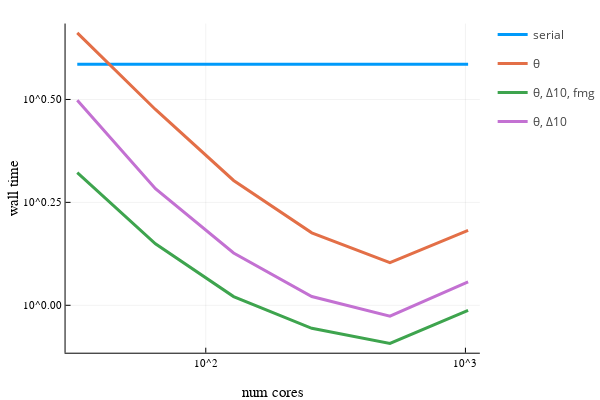

Here is the notebook cell this chart was saved with:
### Code cell
ncores = [32, 64, 128, 256, 512, 1024]
ranks = [10]
ml = 3
cf = 16
tol = 2e-6

function readΔ(rank, nc) return parseTiming("ks_Delta$(rank)_nc$(nc)_cf$(cf)_ml$(ml)", tol) end
readθ = nc -> parseTiming("ks_nc$(nc)_cf$(cf)_ml$(ml)", tol)
readfmg = nc -> parseTiming("ks_Delta10_fmg_nc$(nc)_cf$(cf)_ml$(ml)", tol)
# function readΔ(rank, nc) return parseTiming("ks_Delta$(rank)_nc$(nc)_cf$(cf)_ml$(ml)") end
# readθ = nc -> parseTiming("ks_nc$(nc)_cf$(cf)_ml$(ml)")
# readfmg = nc -> parseTiming("ks_Delta10_fmg_nc$(nc)_cf$(cf)_ml$(ml)")

# serial timing
tser = parseTiming("ks_ml1")
pl = plot(ncores, x->tser, linewidth=3, label="serial", xaxis=("num cores", :log), yaxis=("wall time", :log))

# θ timing
# tθ = zeros(length(ncores))
# for i in 1:length(ncores)
#     tθ[i] = parseTiming("ks_nc$(ncores[i])_cf$(cf)_ml$(ml)")
# end
itersθ = parseIters("ks_nc$(ncores[1])_cf16_ml$(ml)")
tθ = readθ.(ncores)
println("θ iters: $(itersθ)")
println("θ speedup: $(tser/minimum(tθ)) @ $(ncores[argmin(tθ)])")
plot!(pl, ncores, tθ, linewidth=3, label="θ")

itersfmg = parseIters("ks_Delta10_fmg_nc$(ncores[1])_cf16_ml$(ml)")
tfmg = readfmg.(ncores)
println("fmg iters: $(itersfmg)")
println("fmg speedup: $(tser/minimum(tfmg)) @ $(ncores[argmin(tfmg)])")
plot!(pl, ncores, tfmg, linewidth=3, label="θ, Δ10, fmg")

# Δ timings
for rank in ranks
    tΔ = zeros(length(ncores)) 
    itersΔ = parseIters("ks_Delta$(rank)_nc$(ncores[1])_cf$(cf)_ml$(ml)")
    for i in 1:length(ncores)
        tΔ[i] = readΔ(rank, ncores[i])
    end
    println("Δ$(rank) iters: $(itersΔ)")
    println("Δ$(rank) speedup: $(tser/minimum(tΔ)) @ $(ncores[argmin(tΔ)])")
    plot!(pl, ncores, tΔ, linewidth=3, label="θ, Δ$(rank)")
end
savefig(pl, "scaling_cf$(cf)_ml$(ml).png")
plot!()

# println("fmg iters: $(itersfmg)")
# println("fmg speedup: $(tser/minimum(tfmg)) @ $(ncores[argmin(tfmg)])")

### Figure 1 — Plotly figure (JSON) as saved in the notebook; plotly's stock layout.template omitted (floating-point values rounded to 4 significant figures)
{"data": [{"colorbar": {"title": ""}, "legendgroup": "serial", "line": {"color": "rgba(0, 154, 250, 1.000)", "dash": "solid", "shape": "linear", "width": 3}, "mode": "lines", "name": "serial", "showlegend": true, "type": "scatter", "x": [32, 64, 128, 256, 512, 1024], "xaxis": "x", "y": [3.85, 3.85, 3.85, 3.85, 3.85, 3.85], "yaxis": "y", "zmax": null, "zmin": null}, {"colorbar": {"title": ""}, "legendgroup": "θ", "line": {"color": "rgba(227, 111, 71, 1.000)", "dash": "solid", "shape": "linear", "width": 3}, "mode": "lines", "name": "θ", "showlegend": true, "type": "scatter", "x": [32, 64, 128, 256, 512, 1024], "xaxis": "x", "y": [4.59, 2.99, 2.01, 1.5, 1.27, 1.52], "yaxis": "y", "zmax": null, "zmin": null}, {"colorbar": {"title": ""}, "legendgroup": "θ, Δ10, fmg", "line": {"color": "rgba(62, 164, 78, 1.000)", "dash": "solid", "shape": "linear", "width": 3}, "mode": "lines", "name": "θ, Δ10, fmg", "showlegend": true, "type": "scatter", "x": [32, 64, 128, 256, 512, 1024], "xaxis": "x", "y": [2.1, 1.41, 1.05, 0.879, 0.808, 0.972], "yaxis": "y", "zmax": null, "zmin": null}, {"colorbar": {"title": ""}, "legendgroup": "θ, Δ10", "line": {"color": "rgba(195, 113, 210, 1.000)", "dash": "solid", "shape": "linear", "width": 3}, "mode": "lines", "name": "θ, Δ10", "showlegend": true, "type": "scatter", "x": [32, 64, 128, 256, 512, 1024], "xaxis": "x", "y": [3.15, 1.92, 1.34, 1.05, 0.941, 1.14], "yaxis": "y", "zmax": null, "zmin": null}], "layout": {"annotations": [], "height": 400, "legend_position": {"bgcolor": "rgba(255, 255, 255, 1.000)", "bordercolor": "rgba(0, 0, 0, 1.000)", "borderwidth": 1, "font": {"color": "rgba(0, 0, 0, 1.000)", "family": "sans-serif", "size": 11}, "title": {"font": {"color": "rgba(0, 0, 0, 1.000)", "family": "sans-serif", "size": 15}, "text": ""}, "tracegroupgap": 0, "traceorder": "normal", "x": 1, "xanchor": "auto", "y": 1, "yanchor": "auto"}, "margin": {"b": 20, "l": 0, "r": 0, "t": 20}, "paper_bgcolor": "rgba(255, 255, 255, 1.000)", "plot_bgcolor": "rgba(255, 255, 255, 1.000)", "showlegend": true, "width": 600, "xaxis": {"anchor": "y", "domain": [0.1357, 0.9934], "gridcolor": "rgba(0, 0, 0, 0.100)", "gridwidth": 0.5, "linecolor": "rgba(0, 0, 0, 1.000)", "mirror": false, "range": [1.46, 3.055], "showgrid": true, "showline": true, "showticklabels": true, "tickangle": 0, "tickcolor": "rgb(0, 0, 0)", "tickfont": {"color": "rgba(0, 0, 0, 1.000)", "family": "sans-serif", "size": 11}, "tickmode": "array", "ticks": "inside", "ticktext": ["10^2", "10^3"], "tickvals": [100, 1000], "title": "num cores", "titlefont": {"color": "rgba(0, 0, 0, 1.000)", "family": "sans-serif", "size": 15}, "type": "log", "visible": true, "zeroline": false, "zerolinecolor": "rgba(0, 0, 0, 1.000)"}, "yaxis": {"anchor": "x", "domain": [0.07581, 0.9902], "gridcolor": "rgba(0, 0, 0, 0.100)", "gridwidth": 0.5, "linecolor": "rgba(0, 0, 0, 1.000)", "mirror": false, "range": [-0.1152, 0.6844], "showgrid": true, "showline": true, "showticklabels": true, "tickangle": 0, "tickcolor": "rgb(0, 0, 0)", "tickfont": {"color": "rgba(0, 0, 0, 1.000)", "family": "sans-serif", "size": 11}, "tickmode": "array", "ticks": "inside", "ticktext": ["10^0.00", "10^0.25", "10^0.50"], "tickvals": [1, 1.778, 3.162], "title": "wall time", "titlefont": {"color": "rgba(0, 0, 0, 1.000)", "family": "sans-serif", "size": 15}, "type": "log", "visible": true, "zeroline": false, "zerolinecolor": "rgba(0, 0, 0, 1.000)"}}}
